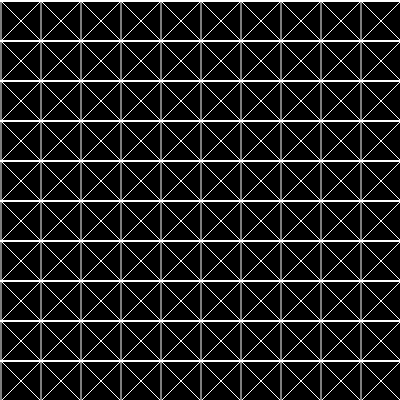
Frame 1 (no input)
Frame 60 (no input): identical to frame 1, image omitted
Frame 120 (the mouse pressed at the canvas centre since frame 60): identical to frame 1, image omitted

The p5.js sketch that drew this single still picture (run headless with seeded random() and noise() and a simulated clock; from frame 60 on, the mouse is pressed at the canvas centre):

// p5.js sketch
// ── sketch.js
const sketchWidth = 400
const sketchHeight = 400

function preload(){
  // preload assets
}

function setup() {
  createCanvas(sketchWidth,sketchHeight);
 
}

function draw() {
  background(0);

  stroke(255)
  for(let x = 1; x<400; x+=40){
    for(let y = 1; y<400; y+=40){
      line(0,y,400,y)
    }
    line(x,0,x,400)
  }
  
  var a = 40;
  for (var x = 1; x<440; x +=40) {
    for (var y = 1; y<440; y+=40) {
      line(x-a, y+a, x+a, y-a);
      line(x+a, y+a, x-a, y-a);
    }
  }
  
}
